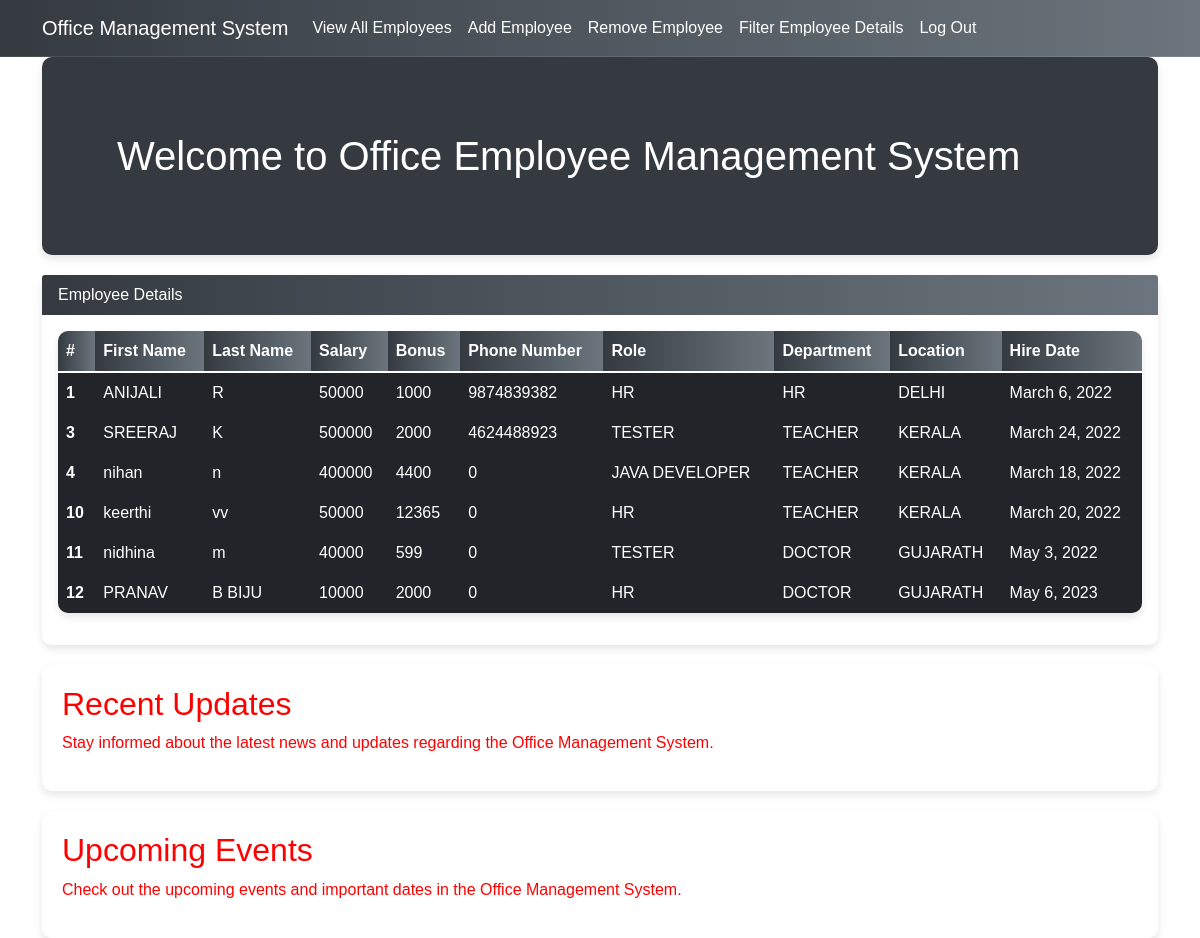
The app's page /all_emp with its own data.
### employee_app/models.py (models this page shows, shortened)
class Employee(models.Model):
    first_name = models.CharField(max_length=100,null=False)
    last_name = models.CharField(max_length=100)
    dept =models.ForeignKey(Department,on_delete=models.CASCADE)
    salary=models.IntegerField(default=0)
    Bonus=models.IntegerField(default=0)
    Role=models.ForeignKey(Role,on_delete=models.CASCADE)
    phone=models.IntegerField(default=0)
    hire_date=models.DateField()
    def __str__(self):
        return "%s %s %s"  %(self.first_name,self.last_name,self.phone)

class Role(models.Model):
    name=models.CharField(max_length=100,null=False)

class Department(models.Model):
    name=models.CharField(max_length=100,null=False)
    location = models.CharField(max_length=100)

### employee_app/views.py (the view)
# urls.py: path('all_emp',views.all_emp,name='all_emp'),
def all_emp(request):
    emps=Employee.objects.all()
    context= {
        'emps': emps
    }
    print(context)
    return render(request,'view_all_emp.html',context)

### employee_app/templates/view_all_emp.html (shortened to what this page needs)
<!DOCTYPE html>
<html lang="en">
<head>
    <link href="https://cdn.jsdelivr.net/npm/bootstrap@5.1.3/dist/css/bootstrap.min.css" rel="stylesheet">
</head>
<body>
    <nav class="navbar navbar-expand-lg navbar-dark">
        <div class="container">
            <a class="navbar-brand" href="index">Office Management System</a>
            <div class="collapse navbar-collapse" id="navbarNav">
                <ul class="navbar-nav">
                    <li class="nav-item active">
                        <a class="nav-link" href="/all_emp">View All Employees</a>
                    </li>
                    <li class="nav-item">
                        <a class="nav-link" href="/add_emp">Add Employee</a>
                    </li>
                    <li class="nav-item">
                        <a class="nav-link" href="/remove_emp">Remove Employee</a>
                    </li>
                    <li class="nav-item">
                        <a class="nav-link" href="/filter_emp">Filter Employee Details</a>
                    </li>
                    <li class="nav-item">
                      <a class="nav-link" href="user_logout">Log Out</a>
                  </li>
                </ul>
            </div>
        </div>
    </nav>
    <div class="container">
        <h1>Welcome to Office Employee Management System</h1>
        <div class="card">
            <div class="card-header">
                Employee Details
            </div>
            <div class="card-body">
                <table class="table table-dark table-hover">
                    <thead>
                        <tr>
                            <th scope="col">#</th>
                            <th scope="col">First Name</th>
                            <th scope="col">Last Name</th>
                            <th scope="col">Salary</th>
                            <th scope="col">Bonus</th>
                            <th scope="col">Phone Number</th>
                            <th scope="col">Role</th>
                            <th scope="col">Department</th>
                            <th scope="col">Location</th>
                            <th scope="col">Hire Date</th>
                        </tr>
                    </thead>
                    <tbody>
                        {% for emp in emps %}
                        <tr>
                            <th scope="row">{{emp.id}}</th>
                            <td>{{emp.first_name}}</td>
                            <td>{{emp.last_name}}</td>
                            <td>{{emp.salary}}</td>
                            <td>{{emp.Bonus}}</td>
                            <td>{{emp.phone}}</td>
                            <td>{{emp.Role.name}}</td>
                            <td>{{emp.dept.name}}</td>
                            <td>{{emp.dept.location}}</td>
                            <td>{{emp.hire_date}}</td>
                        </tr>
                        {% endfor %}
                    </tbody>
                </table>
            </div>
        </div>
        <div class="updates-section">
            <h2>Recent Updates</h2>
            <p>Stay informed about the latest news and updates regarding the Office Management System.</p>
        </div>
        <div class="events-section">
            <h2>Upcoming Events</h2>
            <p>Check out the upcoming events and important dates in the Office Management System.</p>
        </div>
    </div>
</body>
</html>

### employee_app/templates/view_all_emp.html (style rules this page uses)
body { background-image: url('https://example.com/your-background-image.jpg'); background-size: cover; background-repeat: no-repeat; color: #fff; font-family: 'Arial', sans-serif; }
h1 { color: white; background-color: #343a40; padding: 75px; border-radius: 10px; box-shadow: 0 4px 8px rgba(0, 0, 0, 0.1); }
.navbar { background: linear-gradient(to right, #343a40, #6c757d); border-bottom: 1px solid rgba(255, 255, 255, 0.1); }
.navbar-dark .navbar-nav .nav-link { color: #fff; }
.card { margin-top: 20px; border: none; border-radius: 10px; box-shadow: 0 4px 8px rgba(0, 0, 0, 0.1); }
.card-header { background: linear-gradient(to right, #343a40, #6c757d); color: #fff; border-bottom: none; border-radius: 10px 10px 0 0; }
.table { border-radius: 10px; overflow: hidden; box-shadow: 0 4px 8px rgba(0, 0, 0, 0.1); }
.table th, .table td { border: none; color: #fff; }
.table thead th { background: linear-gradient(to right, #343a40, #6c757d); }
.updates-section, .events-section { margin-top: 20px; background-color: rgba(255, 255, 255, 0.1); border-radius: 10px; padding: 20px; box-shadow: 0 4px 8px rgba(0, 0, 0, 0.1); color:red; }

### records on screen
Employee: id "1", first_name "ANIJALI", last_name "R", salary "50000", Bonus "1000", phone "9874839382", Role.name "HR", dept.name "HR", dept.location "DELHI", hire_date "March 6, 2022"
Employee: id "3", first_name "SREERAJ", last_name "K", salary "500000", Bonus "2000", phone "4624488923", Role.name "TESTER", dept.name "TEACHER", dept.location "KERALA", hire_date "March 24, 2022"
Employee: id "4", first_name "nihan", last_name "n", salary "400000", Bonus "4400", phone "0", Role.name "JAVA DEVELOPER", dept.name "TEACHER", dept.location "KERALA", hire_date "March 18, 2022"
Employee: id "10", first_name "keerthi", last_name "vv", salary "50000", Bonus "12365", phone "0", Role.name "HR", dept.name "TEACHER", dept.location "KERALA", hire_date "March 20, 2022"
Employee: id "11", first_name "nidhina", last_name "m", salary "40000", Bonus "599", phone "0", Role.name "TESTER", dept.name "DOCTOR", dept.location "GUJARATH", hire_date "May 3, 2022"
Employee: id "12", first_name "PRANAV", last_name "B BIJU", salary "10000", Bonus "2000", phone "0", Role.name "HR", dept.name "DOCTOR", dept.location "GUJARATH", hire_date "May 6, 2023"
